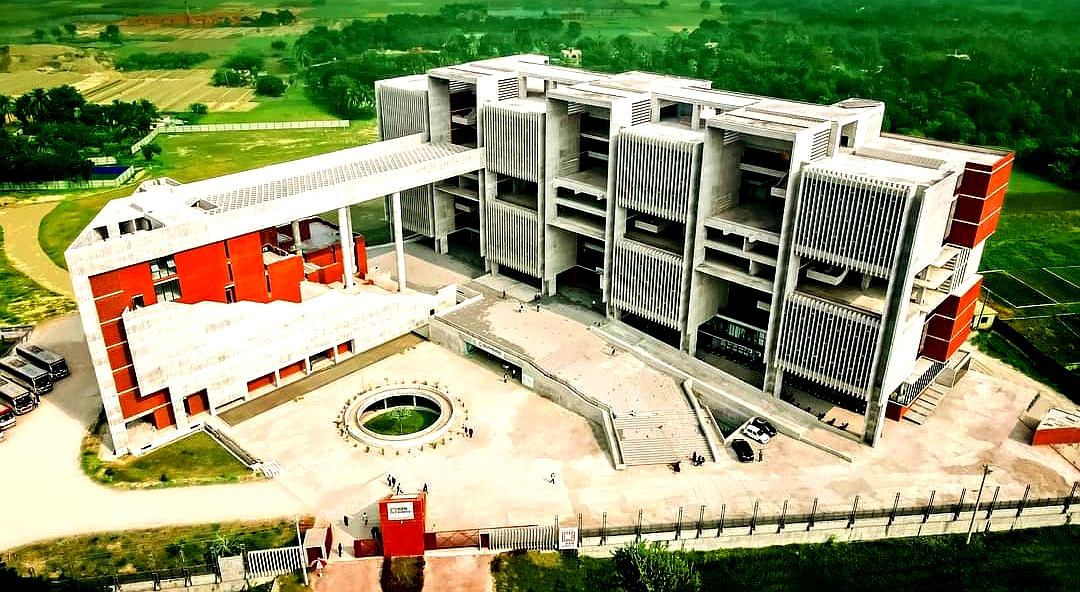
#> input picture images/vu.jpg, 1080 x 592 px
$ jupyter execute 2_basic_intensity_transform.ipynb
#> lines starting #> are read from the running program, lines starting #| are printed output that depends on the picture; after the words box and inside, x2 and y2 are one past the last pixel; in counts of white or black regions, pixels touching at a corner belong together
[cell 1]
import math
import numpy as np
import PIL.Image as Image
import matplotlib.pyplot as plt

[cell 2]
img = Image.open("images/vu.jpg").convert("L")
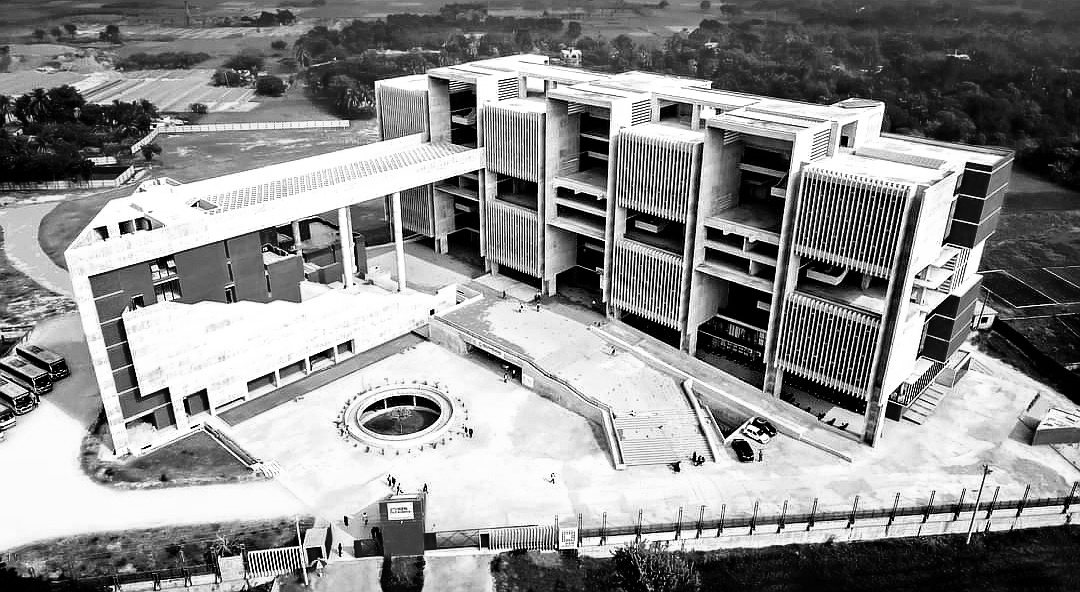
#> img: PIL image 1080x592 L; min 0, max 255, mean 141.3
img = np.array(img)

H, W = img.shape
#> H = 592; W = 1080

plt.title("Grayscale")
plt.imshow(img, cmap="gray")
plt.show()

[cell 3]
negative_img = np.zeros(shape=img.shape)

for y in range(H):
    for x in range(W):
        negative_img[y, x] = 255 - img[y, x]
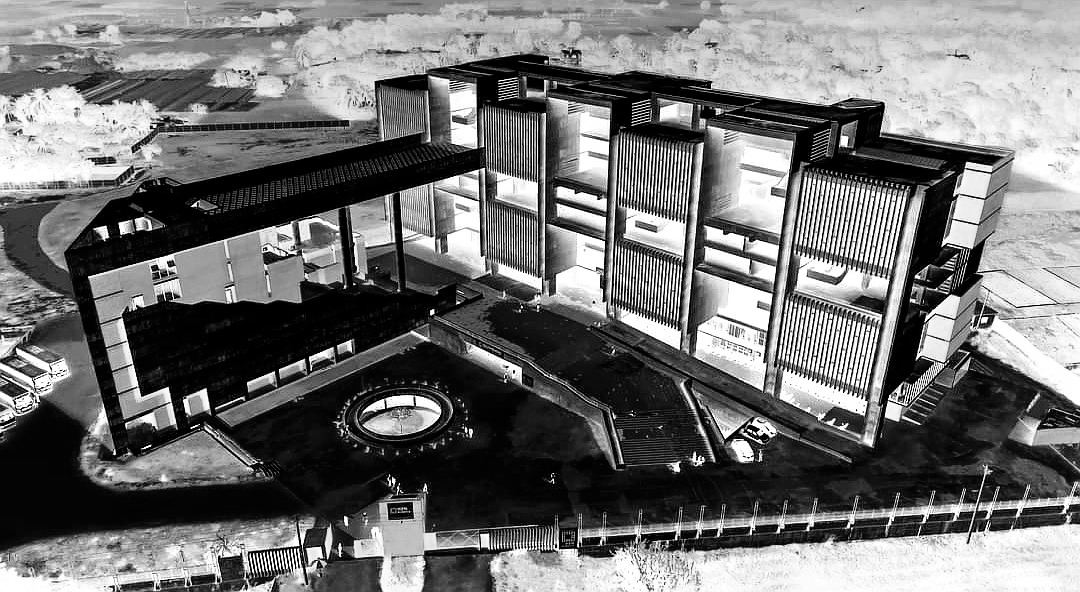
#> negative_img: shape (592, 1080) float64; min 0, max 255, mean 113.7

fig, axes = plt.subplots(ncols=2, nrows=1, figsize=(15, 10))

axes[0].set_title("Grayscale")
axes[0].imshow(img, cmap="gray")

axes[1].set_title("Negative")
axes[1].imshow(negative_img, cmap="gray")

plt.show()
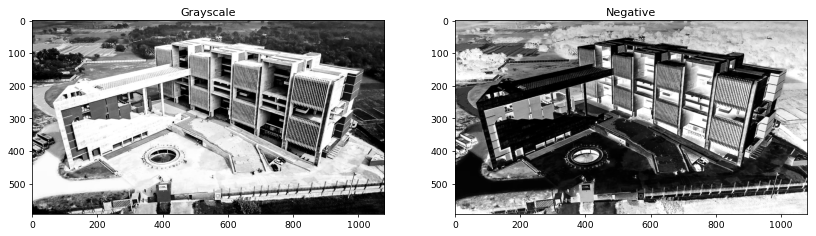
#> figure drawn by matplotlib, 2 panels

[cell 4]
log_img = np.zeros(shape=img.shape)

c = 255 / math.log(1 + 255)

for y in range(H):
    for x in range(W):
        log_img[y, x] = c * math.log(1 + img[y, x]) if img[y, x] != 255 else c * math.log(img[y, x])
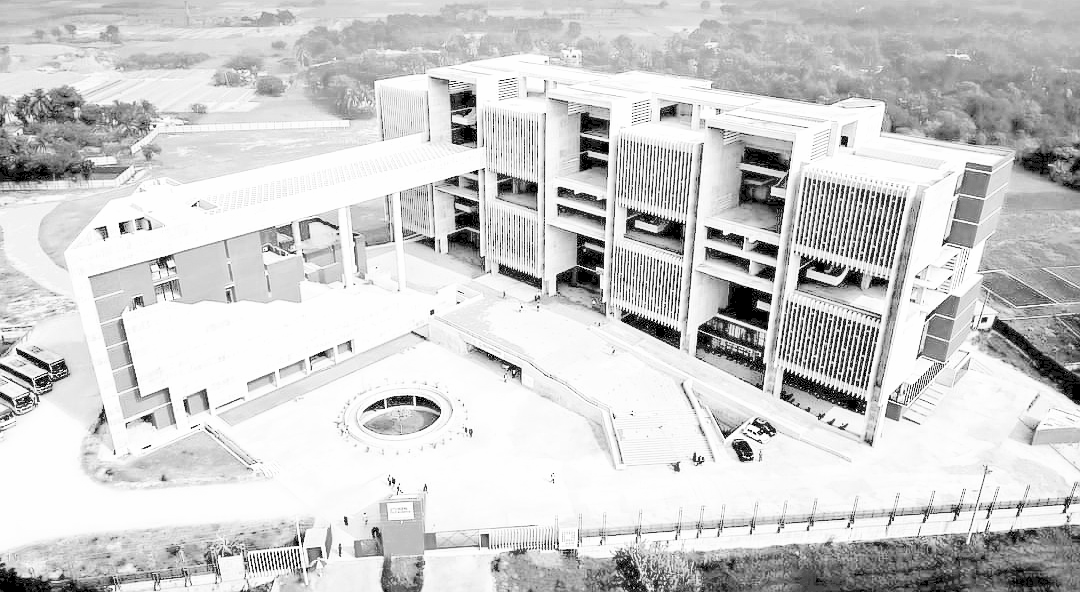
#> log_img: shape (592, 1080) float64; min 0, max 254.8, mean 206.6

fig, axes = plt.subplots(ncols=2, nrows=1, figsize=(15, 10))

axes[0].set_title("Grayscale")
axes[0].imshow(img, cmap="gray")

axes[1].set_title("Log")
axes[1].imshow(log_img, cmap="gray")

plt.show()

[cell 5]
gamma_img = np.zeros(shape=img.shape)
gamma = 2
c = 1 / 255

for y in range(H):
    for x in range(W):
        gamma_img[y, x] = c * ( img[y, x] ** gamma)
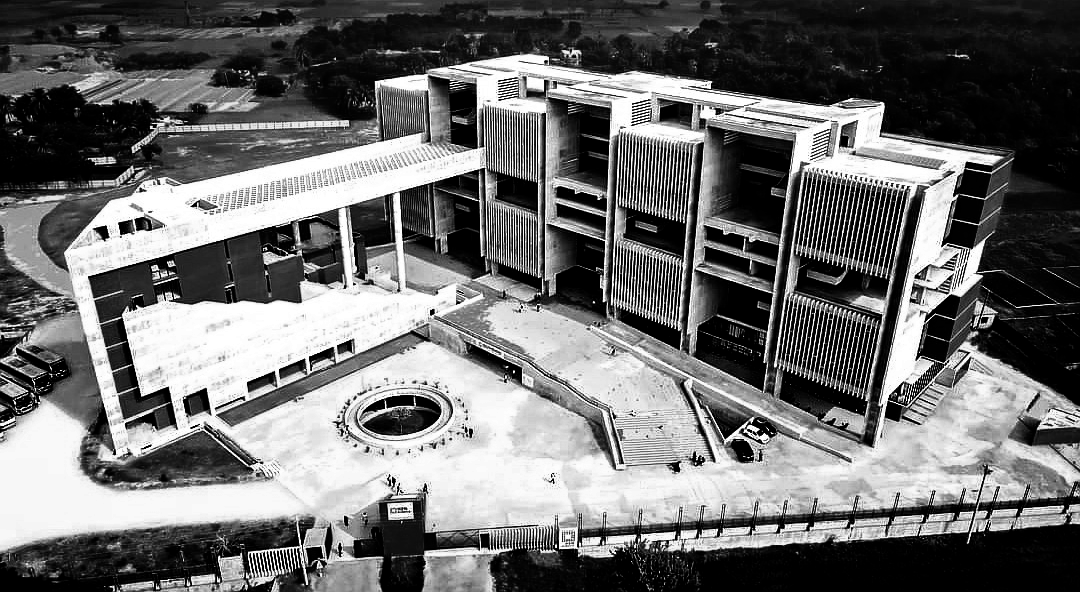
#> gamma_img: shape (592, 1080) float64; min 0, max 255, mean 110.7

fig, axes = plt.subplots(ncols=2, nrows=1, figsize=(15, 10))

axes[0].set_title("Grayscale")
axes[0].imshow(img, cmap="gray")

axes[1].set_title("Gamma")
axes[1].imshow(gamma_img, cmap="gray")

plt.show()

[cell 6]
bin_img = np.zeros(shape=img.shape)
threshold = 128

for y in range(H):
    for x in range(W):
        bin_img[y, x] = 255 if img[y, x] >= threshold else 0
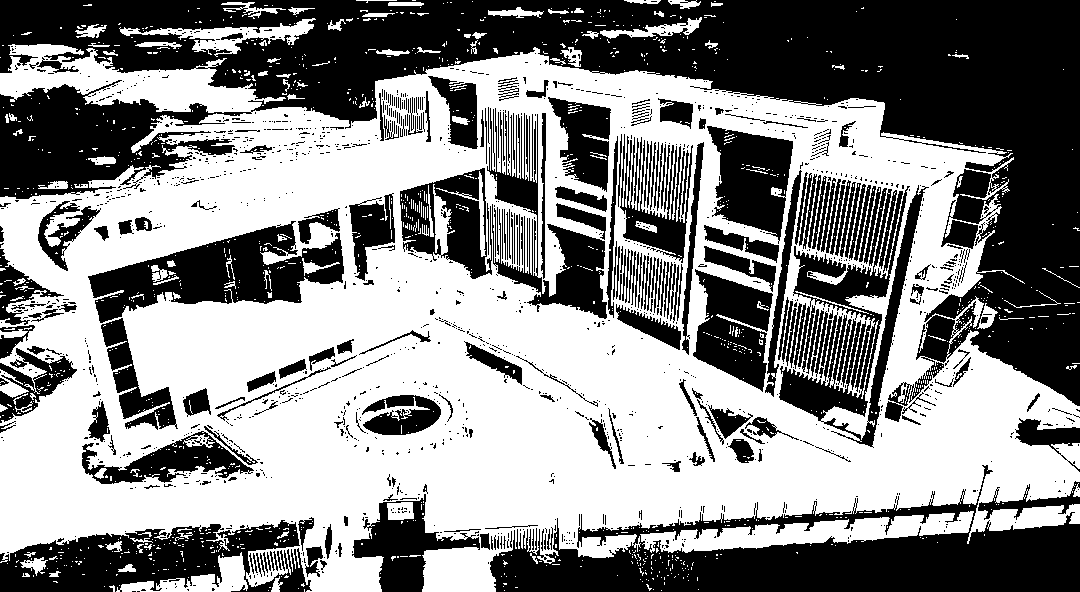
#> bin_img: shape (592, 1080) float64; 53.7% white; 1531 black regions (1255 under 20 px), largest, box (x1, y1, x2, y2) and area: (0, 0, 1080, 422) 133680, (490, 465, 1080, 592) 32750, (0, 520, 312, 592) 12708

fig, axes = plt.subplots(ncols=2, nrows=1, figsize=(15, 10))

axes[0].set_title("Grayscale")
axes[0].imshow(img, cmap="gray")

axes[1].set_title("Binary")
axes[1].imshow(bin_img, cmap="gray")

plt.show()
